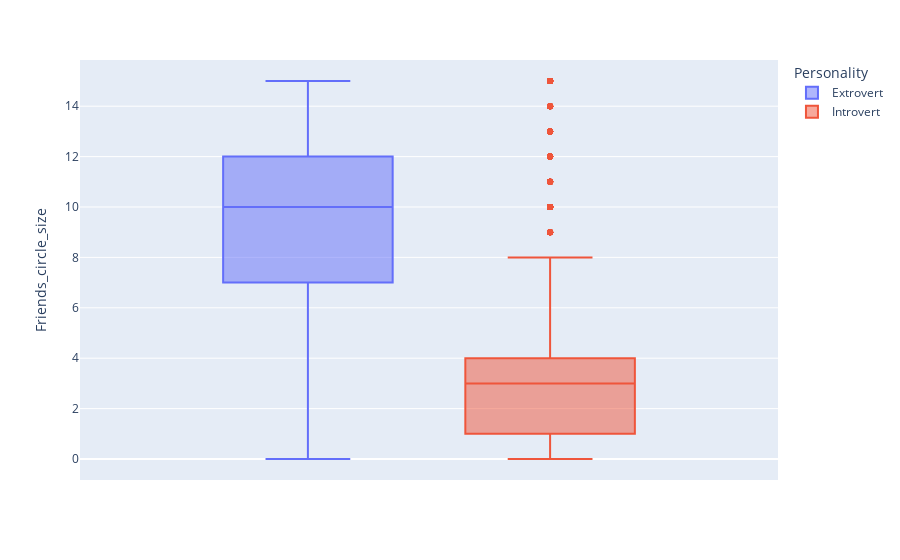

This figure's notebook cell:
### Code cell
px.box(df1,y='Friends_circle_size',color='Personality')

### Figure 1 — Plotly figure (JSON) as saved in the notebook; plotly's stock layout.template omitted (floating-point values rounded to 4 significant figures; data arrays with more than 128 entries replaced by an {"elided": "..."} marker saying what was removed)
{"data": [{"alignmentgroup": "True", "hovertemplate": "Personality=Extrovert<br>Friends_circle_size=%{y}<extra></extra>", "legendgroup": "Extrovert", "marker": {"color": "#636efa"}, "name": "Extrovert", "notched": false, "offsetgroup": "Extrovert", "orientation": "v", "showlegend": true, "type": "box", "x0": " ", "xaxis": "x", "y": {"elided": "13699 float values"}, "y0": " ", "yaxis": "y"}, {"alignmentgroup": "True", "hovertemplate": "Personality=Introvert<br>Friends_circle_size=%{y}<extra></extra>", "legendgroup": "Introvert", "marker": {"color": "#EF553B"}, "name": "Introvert", "notched": false, "offsetgroup": "Introvert", "orientation": "v", "showlegend": true, "type": "box", "x0": " ", "xaxis": "x", "y": {"elided": "4825 float values"}, "y0": " ", "yaxis": "y"}], "layout": {"boxmode": "group", "legend": {"title": {"text": "Personality"}, "tracegroupgap": 0}, "margin": {"t": 60}, "xaxis": {"anchor": "y", "domain": [0, 1]}, "yaxis": {"anchor": "x", "domain": [0, 1], "title": {"text": "Friends_circle_size"}}}}
